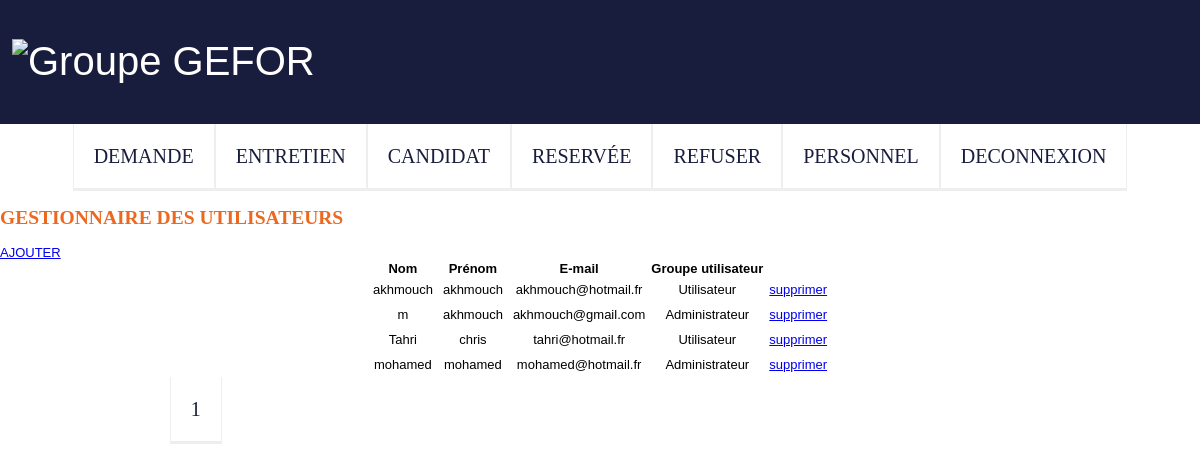
The page /ppe3_vrai/admin/tab_employe.php on the database as committed earlier.
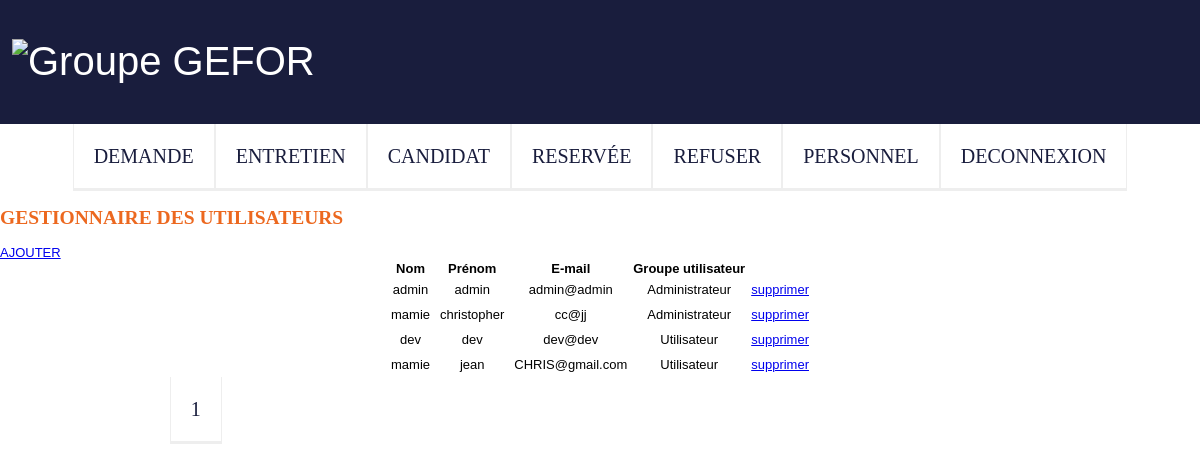
The same page on the database as committed later.
### tables this page shows
CREATE TABLE IF NOT EXISTS `employe` (
  `id_employe` int(11) NOT NULL AUTO_INCREMENT,
  `nom_employe` varchar(255) NOT NULL,
  `prenom_employe` varchar(255) NOT NULL,
  `mot_passe_employe` varchar(255) DEFAULT NULL,
  `email_employe` varchar(255) NOT NULL,
  `id_groupe` int(11) NOT NULL,
  `date_ajout` date DEFAULT NULL,
  `date_modification` date DEFAULT NULL,
  PRIMARY KEY (`id_employe`),
  KEY `id_groupe` (`id_groupe`)
);

### ppe3_vrai/admin/sql/sql_tab_employe.php (called while the page is built)
<?php
require_once('../bdd/connect.php');
if(isset($_GET['id_employe']) && !empty($_GET['id_employe'])){
    $currentPage = (int)securite($_GET['id_employe']);
}
else{
    $currentPage = 1;
}
$sql = "SELECT COUNT(*) AS nb_employe FROM employe ;";
$query = $db->prepare($sql);
$query->execute();
$result = $query->fetch();
$nbemploye = (int)$result['nb_employe'];
$parpage = 5;
$pages = ceil($nbemploye / $parpage);
$premier = ($currentPage * $parpage) - $parpage;
$sql = "SELECT * FROM employe
        ORDER BY prenom_employe ASC
        LIMIT :premier, :parpage;";
$query = $db->prepare($sql);
$query->bindValue(':premier', $premier, PDO::PARAM_INT);
$query->bindValue(':parpage', $parpage, PDO::PARAM_INT);
$query->execute();
$employe = $query->fetchall(PDO::FETCH_ASSOC);
?>

### ppe3_vrai/admin/tab_employe.php (the view, shortened to what this page needs)
<?php
require("header.php");
require("nav_admin.php");
require("sql/sql_tab_employe.php");
?>
<h2>GESTIONNAIRE DES UTILISATEURS </h2>
<a href="ajout_employe.php">AJOUTER</a>
<table class="table">
    <thead>
        <th>Nom </th>
        <th>Prénom </th>
        <th>E-mail </th>
        <th>Groupe utilisateur</th>
    </thead>
    <tbody>
        <?php foreach($employe as $gefor) { ?>
            <tr>
                <td> <?=$gefor['nom_employe'] ?></td>
                <td> <?=$gefor['prenom_employe'] ?></td>
                <td> <?=$gefor['email_employe'] ?></td>
                <td> <?=($gefor['id_groupe'] == 1) ? "Administrateur": " Utilisateur"; ?></td>
                <td>
                <a href="sql/del_employe.php?id_employe=<?= $gefor['id_employe']?>" onclick="return confirm('Êtes vous sur de vouloir supprimer <?=$gefor['nom_employe'] ?> <?=$gefor['prenom_employe'] ?>')">supprimer</a>
                </td>
            </tr>
        <?php
        }
        ?>
    </tbody>
</table>
<nav>
    <ul class="pagination">
            <?php
                for($page = 1; $page <= $pages; $page++){
            ?>
        <li class="page-item <?= ($currentPage == $page) ? "active" : "" ?>">
            <a href="tab_employe.php?page=<?= $page?>"><?= $page ?></a>
        </li>
            <?php } ?>
    </ul>
</nav>

### ppe3_vrai/admin/header.php (shortened to what this page needs)
<!DOCTYPE html>
<html lang="fr">
<head>
    <link rel="stylesheet" href="../style.css">
</head>
<body>
    <header>
            <h1>
                <div >
                    <img src="https://www.gefor.com/wp-content/uploads/2018/10/cropped-logo-gefor-slogan-education-2.png" class="custom-logo" alt="Groupe GEFOR" srcset="https://www.gefor.com/wp-content/uploads/2018/10/cropped-logo-gefor-slogan-education-2.png 1000w, https://www.gefor.com/wp-content/uploads/2018/10/cropped-logo-gefor-slogan-education-2-600x108.png 600w,
                    https://www.gefor.com/wp-content/uploads/2018/10/cropped-logo-gefor-slogan-education-2-300x54.png 300w, https://www.gefor.com/wp-content/uploads/2018/10/cropped-logo-gefor-slogan-education-2-768x138.png 768w"
                        sizes="(max-width: 1000px) 100vw, 900px" width="400" height="100">
                </div>
            </h1>
    </header>

### ppe3_vrai/admin/nav_admin.php
<nav>
    <div class= "table">
        <ul>
            <li class="menu-ind">
                <a href="attente_candidat.php">Demande</a>
            </li>
            <li class="menu-ind">
                <a href="liste_attente_admin.php">entretien</a>
            </li>
            <li class="menu-ind">
                <a href="candi_valid.php">Candidat</a>
            </li>
            <li class="menu-ind">
                <a href="reserve.php">reservée</a>
            </li>
            <li class="menu-ind">
                <a href="refus.php">refuser</a>
            </li>
            <li class="menu-ind">
                <a href="tab_employe.php">Personnel</a>
            </li>
            <li class="menu-ind">
                <a href="logout.php">DECONNEXION</a>
            </li>
        </ul>
    </div>
</nav>

### ppe3_vrai/style.css (style rules this page uses)
body { font-family: 'Century Gothic', Calibri, sans-serif; font-size: 13px; margin: 0px; padding: 0px; }
h1 { font-size: 40px; font-weight: normal; text-align: left; }
h2 { color: #ec681f; font-family: 'Playfair Display',serif; }
header { padding: 1%; height: 100px; background-color: #191d3d; color: #FFF; width: 100%; left: 0%; right: 0%; }
td { text-align: center; margin: 5px; padding: 5px; border-collapse: collapse; }
nav { width: 100%; background-color: #FFF; }
nav ul { margin: 0px; padding: 0px; }
nav li { list-style-type: none; float: left; border-right: solid 1px #eee; color: #8da3d2; border-bottom:solid 3px #eee ; border-left:solid 1px #eee ; }
nav a { display: inline block; text-decoration: none; padding: 20px 30px; color: #FFF; text-transform: uppercase; font-size: 15px; }
.table { display: table; margin: 0 auto; border-collapse: collapse; }
li { list-style: none !important; color: #FFF; padding: 10px; font-size: 20px; text-decoration: none; }
nav ul li { list-style: none; line-height: 44px; float: left; background-color: #FFF; }
nav ul li a { color: #191d3d; padding: 10px; font-size: 20px; text-decoration: none; font-family:'Playfair Display',serif; }

Rows that differ between the two databases and show on the page:
removed employe: nom_employe "akhmouch", prenom_employe "akhmouch", email_employe "akhmouch@hotmail.fr", shows "Utilisateur"
removed employe: nom_employe "m", prenom_employe "akhmouch", email_employe "akhmouch@gmail.com", shows "Administrateur"
removed employe: nom_employe "Tahri", prenom_employe "chris", email_employe "tahri@hotmail.fr", shows "Utilisateur"
removed employe: nom_employe "mohamed", prenom_employe "mohamed", email_employe "mohamed@hotmail.fr", shows "Administrateur"
added employe: nom_employe "admin", prenom_employe "admin", email_employe "admin@admin", shows "Administrateur"
added employe: nom_employe "mamie", prenom_employe "christopher", email_employe "cc@jj", shows "Administrateur"
added employe: nom_employe "dev", prenom_employe "dev", email_employe "dev@dev", shows "Utilisateur"
added employe: nom_employe "mamie", prenom_employe "jean", email_employe "CHRIS@gmail.com", shows "Utilisateur"
